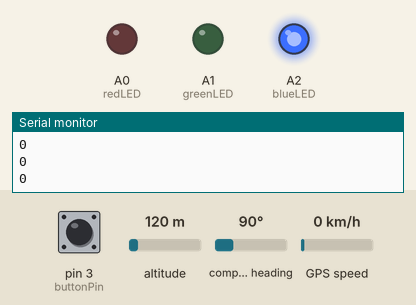
This sketch was run on a simulated Arduino Uno, built with avr-gcc and run on an emulated ATmega328P. Shown: output pins drawn as LEDs (lit = HIGH), the last lines printed to the serial monitor. Inputs (shaded band) come from the test bench; at power-on: pin 3 (buttonPin) HIGH, altitude 120 m, compass heading 90°, GPS speed 0 km/h. Random numbers use the default seed unless the sketch sets one; the GPS gets a fix after 3 s at 37.7749, -122.4194 with 8 satellites; no radio packets arrive unless stated.

Above: at 1.2 s.
1.3 s: pin 3 (buttonPin) pulled LOW for 0.15 s
At 3.0 s:
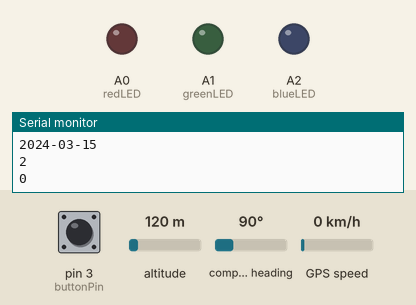
Timing chart, 0 to 4.5 s (numbered marks = the images above; inputs shaded):
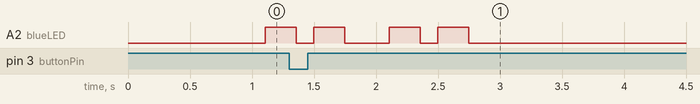

The sketch:

lorarduinogps.ino
```cpp
/*Arduino program to fetch the location data from the ublox gps module and send it from on lora node to other, with specifed address. Added interrupt button, to send the message */
/*when the button is clicked, the button click toggles between sending and receiving mode. Added errorchecking by comparing the legth, all the dependencies used are opensource.*/

#include <TinyGPS++.h>        // include TinyGPS++ library
#include <TimeLib.h>          // include Arduino time library
#include <SoftwareSerial.h>   // include software serial library
#include <LoRa.h>			  //include LoRa library

TinyGPSPlus gps;

// Choose two Arduino pins to use for software serial
int RXPin = 5;
int TXPin = 4;

int GPSBaud = 9600;

// Create a software serial port called "gpsSerial"
SoftwareSerial gpsSerial(RXPin, TXPin);

#define time_offset   19780  // define a clock offset of 3600 seconds (1 hour) ==> UTC + 1 //modified to inidan time

// variable definitions
String loc;
char Time[]  = "00:00:00";
char Date[]  = "2000-00-00";
byte last_second, Second, Minute, Hour, Day, Month;
int Year;

//initialising pins for LoRa
const int csPin = 10;          // LoRa radio chip select
const int resetPin = 9;       // LoRa radio reset
const int irqPin = 2;         // change for your board; must be a hardware interrupt pin
const int buttonPin = 3;
const int redLED = A0;
const int greenLED = A1;
const int blueLED = A2;
volatile int bflag;

//constant character array to be sent using lora
int gps_flag = 1;

String outgoing;              // outgoing message

byte msgCount = 0;            // count of outgoing messages
byte localAddress = 0xBB;     // address of this device
byte destination = 0xFF;      // destination to send to
long lastSendTime = 0;        // last send time
int interval = 2000;          // interval between sends

void setup(void)
{
	Serial.begin(9600);  // initialize software serial at 9600 baud
	// Start the software serial port at the GPS's default baud
	gpsSerial.begin(GPSBaud);
	pinMode(buttonPin,INPUT_PULLUP);
	/*creatning an hardware interrupt to invoke the lora to send the message*/
	attachInterrupt(digitalPinToInterrupt(buttonPin), buttonpressed, FALLING);
	gpsSerial.begin(GPSBaud);
	pinMode(redLED, OUTPUT);
	pinMode(greenLED, OUTPUT);
	pinMode(blueLED, OUTPUT);

	if (!Serial){
		Serial.println("Serial monitor can't be initialised");
		while(!Serial);
	}

	Serial.println("LoRa Duplex");

	// override the default CS, reset, and IRQ pins (optional)
	LoRa.setPins(csPin, resetPin, irqPin);// set CS, reset, IRQ pin

	if (!LoRa.begin(434E6)) {             // initialize ratio at 915 MHz
		Serial.println("LoRa init failed. Check your connections.");
		while (true) {
			digitalWrite(redLED, HIGH);
			delay(2000);
			digitalWrite(redLED, LOW);
		}                      // if failed, do nothing
	}

	Serial.println("LoRa init succeeded.");
}

void loop()
{
	/*waits until the gps location is fetched*/
	while(gps_flag){
		displayInfo();
		if(gps.location.isValid() && gps.date.isValid() && gps.time.isValid()){
			int count = 10;
			while(count){
				displayInfo();
				count--;
			}
			gps_flag = 0;
			break;
		}
	}
	/*if the bflag = 1 it executes this chunk of code, sending message*/
	if(bflag) {
		Serial.println(bflag);
		Serial.println("inside b flag");
		Serial.print("GPS State:");
		Serial.println(displayInfo());
		if(displayInfo() == 6) {
			if (millis() - lastSendTime > interval) {
				String message = String("D202011 2 HP "+loc+" 0 0 "+String(Date)+" "+String(Time)+" 0 1");
				//send the message in specified format refer api document for more
				Serial.print(" This is final message");
				Serial.println(message);
				sendMessage(message);
				Serial.println("Sending " + message);
				lastSendTime = millis();            // timestamp the message
				interval = random(2000) + 1000;    // 2-3 seconds
				// parse for a packet, and call onReceive with the result:
				onReceive(LoRa.parsePacket());
			}
			digitalWrite(greenLED,HIGH);
		}
	}
	// parse for a packet, and call onReceive with the result:
	else if(!bflag){
		onReceive(LoRa.parsePacket());
	}
	//continous receiving mode until the button is pressed
}

/*function to send the message and appending the meta data*/
void sendMessage(String outgoing) {
	LoRa.beginPacket();                   // start packet
	LoRa.write(destination);              // add destination address
	LoRa.write(localAddress);             // add sender address
	LoRa.write(msgCount);                 // add message ID
	LoRa.write(outgoing.length());        // add payload length
	LoRa.print(outgoing);                 // add payload
	LoRa.endPacket();                     // finish packet and send it
	msgCount++;                           // increment message ID
}

/*on reception of the message validate and error check then print the message*/
void onReceive(int packetSize) {
	if (packetSize == 0) return;          // if there's no packet, return

	// read packet header bytes:
	int recipient = LoRa.read();          // recipient address
	byte sender = LoRa.read();            // sender address
	byte incomingMsgId = LoRa.read();     // incoming msg ID
	byte incomingLength = LoRa.read();    // incoming msg length

	String incoming = "";

	/*if the data is available in the buffer read the data byte by byte*/
	while (LoRa.available()) {
		incoming += (char)LoRa.read();
	}

	if (incomingLength != incoming.length()) {   // check length for error
		Serial.println("error: message length does not match length");
		return;                             // skip rest of function
	}

	// if the recipient isn't this device or broadcast,
	if (recipient != localAddress && recipient != 0xFF) {
		Serial.println("This message is not for me.");
		return;                             // skip rest of function
	}

	// if message is for this device, or broadcast, print details:
	Serial.println("Received from: 0x" + String(sender, HEX));
	Serial.println("Sent to: 0x" + String(recipient, HEX));
	Serial.println("Message ID: " + String(incomingMsgId));
	Serial.println("Message length: " + String(incomingLength));
	Serial.println("Message: " + incoming);
	Serial.println("RSSI: " + String(LoRa.packetRssi()));
	Serial.println("Snr: " + String(LoRa.packetSnr()));
	Serial.println();
}

/*To check the gps status and print out the data*/
int displayInfo() {
	int valid_flag = 0;
	while (gpsSerial.available() > 0)
	{
		if (gps.encode(gpsSerial.read()))
		{
			const short int gps_interval = 1000;
			unsigned long int p_time = 0;
			if (gps.location.isValid())
			{
				Serial.print(gps.location.lat(), 6);
				Serial.print(",");
				Serial.print(gps.location.lng(), 6);
				loc = (String(gps.location.lat(), 6)+","+String(gps.location.lng(), 6));
				valid_flag++;
			}
			else
			{
				if(millis() - p_time >= gps_interval) {
					digitalWrite(blueLED,HIGH);
					delay(250);
					digitalWrite(blueLED,LOW);
				}
			}
			// get time from GPS module
			if (gps.time.isValid())
			{
				Minute = gps.time.minute();
				Second = gps.time.second();
				Hour   = gps.time.hour();
				valid_flag++;
			}
			else
			{
				Serial.println("Time: Not Avaialable");
				if(millis() - p_time >= gps_interval) {
					digitalWrite(redLED,HIGH);
					delay(250);
					digitalWrite(redLED,LOW);
				}
			}

			// get date from GPS module
			if (gps.date.isValid())
			{
				Day   = gps.date.day();
				Month = gps.date.month();
				Year  = gps.date.year();
				valid_flag++;
			}
			else
			{
				Serial.println("Date: Not Avaialable");
				if(millis() - p_time >= gps_interval) {
					digitalWrite(redLED,HIGH);
					delay(250);
					digitalWrite(redLED,LOW);
				}
			}

			if(last_second != gps.time.second())  // if time has changed
			{
				last_second = gps.time.second();

				// set current UTC time
				setTime(Hour, Minute, Second, Day, Month, Year);
				// add the offset to get local time
				adjustTime(time_offset);

				// update time array
				Time[6] = second() / 10 + '0';
				Time[7] = second() % 10 + '0';
				Time[3]  = minute() / 10 + '0';
				Time[4] = minute() % 10 + '0';
				Time[0]  = hour()   / 10 + '0';
				Time[1]  = hour()   % 10 + '0';

				// update date array
				Date[2] = (year()  / 10) % 10 + '0';
				Date[3] =  year()  % 10 + '0';
				Date[5]  =  month() / 10 + '0';
				Date[6] =  month() % 10 + '0';
				Date[8]  =  day()   / 10 + '0';
				Date[9]  =  day()   % 10 + '0';
			}
      Serial.println();
			Serial.println(Time);
			Serial.println(Date);

		}
   Serial.println(valid_flag);
   return valid_flag;
	}
	// If 5000 milliseconds pass and there are no characters coming in
	// over the software serial port, show a "No GPS detected" error
	if (millis() > 15000 && gps.charsProcessed() < 10)
	{
		Serial.println("No GPS detected");
		while(true){
			//if gps doesn't start the led blinks in red colour for every 4 seconds
			digitalWrite(redLED,HIGH);
			delay(4000);
			digitalWrite(redLED,LOW);
		}
	}
	return 0;
}

/*interrupt method to toggle between receiving and sending when the button is pressed*/
void buttonpressed(void) {
	//to toggle when a button is pressed
	if(bflag) {
		bflag = 0;
	}
	else if(!bflag){
		bflag = 1;
	}
}
```
